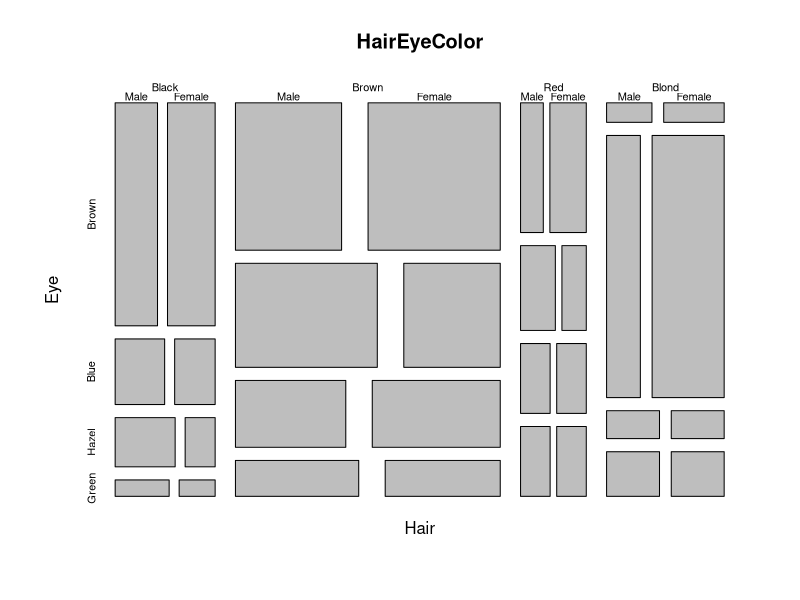
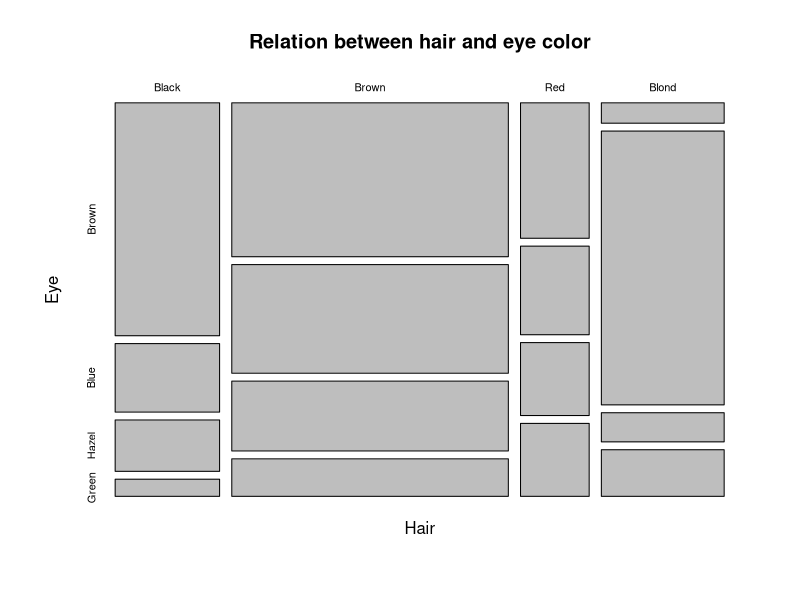

Write R code to recreate these figures, in order.
#!/usr/bin/env Rscript
library(graphics)
## Full mosaic
mosaicplot(HairEyeColor)
## Aggregate over sex (as in Snee's original data)
x <- apply(
  HairEyeColor,
  c(1, 2),
  sum
)
print(x)
mosaicplot(x,
  main = "Relation between hair and eye color"
)
